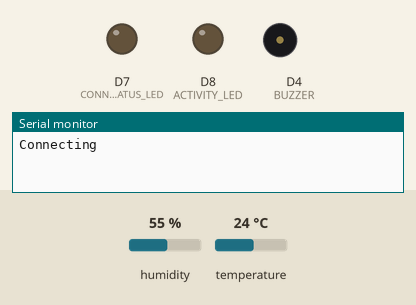
Simulated run of this program. Board: ESP8266 (NodeMCU). On the bench: output pins drawn as LEDs (lit = HIGH), buzzer (waves = sounding), the last lines printed to the serial monitor. The inputs (shaded band) are chosen by the test bench; at power-on: humidity 55 %, temperature 24 °C. WiFi joins after 1.5 s; servers stay silent unless stated; web services answer with replies made up by the test bench.

Above: at 0.1 s.
At 62.4 s:
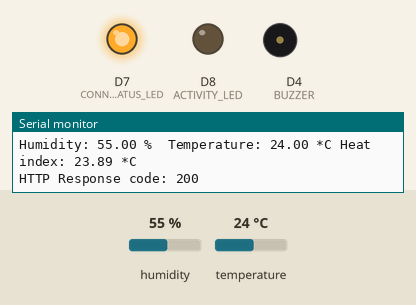
At 122.53 s:
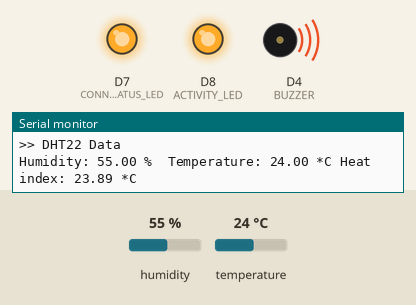
Timing chart, 0 to 124.1 s (numbered marks = the images above):
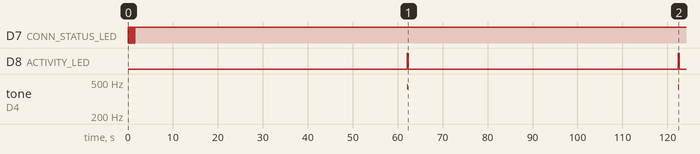

Measured:
- by itself, D8 (ACTIVITY_LED): alternates HIGH for 0.21 s and LOW for 60.1 s
- by itself, tone on D4 (BUZZER): alternates 440 Hz for 0.21 s and silent for 60.1 s

The program:

main.cpp
```cpp
#include <Arduino.h>
#include <Adafruit_Sensor.h>
#include <DHT.h>
#include <ESP8266WiFi.h>
#include <ESP8266HTTPClient.h>
#include <WiFiClient.h>
#include <Wire.h>
#include <SFE_BMP180.h>
#include <BH1750.h>
#define I2C_SCL 12
#define I2C_SDA 13
#define ACTIVITY_LED 15 // D8
#define BUZZER 2 // D4
bool sensorStatus[5] = {false,false,false,false,false};

// DHT22
#define DHT22_INDEX 0
#define DHTPIN 14     // D5
#define DHTTYPE DHT22

// WIFI Spot
const char* ssid = "SSID";
const char* password = "PSWD";
String apiKey = "API_KEY";
const char* serverName = "http://api.thingspeak.com/update";
unsigned long timerDelay = 10000;
#define CONN_STATUS_LED 13 // D7

// BMP180
#define BMP180_INDEX 1
SFE_BMP180 bmpSensor;
double bmpTemperature, bmpPressure;

// BH1750
#define BH1750_INDEX 2
BH1750 lightMeter;
float lux;

// LM393 + YL-38
#define YL38_INDEX 3
#define YL38_PIN 12 // D6
bool isRaining = false;

DHT dht(DHTPIN, DHTTYPE);
float dhtTemperature;
float dhtHumidity;
float dhtHeatIndex;

int timeSinceLastRead = 0;

void connectToRouter() {
  digitalWrite(CONN_STATUS_LED,LOW);
  WiFi.begin(ssid, password);
  Serial.println("Connecting");
  bool status = false;
  while(WiFi.status() != WL_CONNECTED) {
    delay(100);
    Serial.print(".");
    status = !status;
    digitalWrite(CONN_STATUS_LED,status);
  }
  digitalWrite(CONN_STATUS_LED,HIGH);
  Serial.println("");
  Serial.print("Connected to WiFi network with IP Address: ");
  Serial.println(WiFi.localIP());
}

void sendDataToServer() {
  if(WiFi.status()== WL_CONNECTED){
      WiFiClient client;
      HTTPClient http;
      http.begin(client, serverName);
      http.addHeader("Content-Type", "application/x-www-form-urlencoded");
      String httpRequestData = "api_key="+apiKey;
      if(sensorStatus[0]) httpRequestData+="&field1="+String(dhtTemperature);
      if(sensorStatus[0]) httpRequestData+="&field2="+String(dhtHeatIndex);
      if(sensorStatus[0]) httpRequestData+="&field3="+String(dhtHumidity);
      if(sensorStatus[1]) httpRequestData+="&field4="+String(bmpPressure);
      if(sensorStatus[1]) httpRequestData+="&field5="+String(bmpTemperature);
      if(sensorStatus[2]) httpRequestData+="&field6="+String(lux);
      if(sensorStatus[3]) httpRequestData+="&field7="+String(isRaining);
      int httpResponseCode = http.POST(httpRequestData);
      Serial.print("HTTP Response code: ");
      Serial.println(httpResponseCode);
      http.end();
    }
    else {
      Serial.println("WiFi Disconnected");
    }
}

float getTemperature() {
  return dht.readTemperature();
}

float getHumidity() {
  return dht.readHumidity();
}

float getHeatIndex(float temperature, float humidity) {
  return dht.computeHeatIndex(temperature, humidity, false);
}

void dht_getData() {
  dhtTemperature = getTemperature();
  dhtHumidity = getHumidity();
  if (isnan(dhtHumidity) || isnan(dhtTemperature)) {
    Serial.println("Failed to read from DHT sensor!");
  } else {
    dhtHeatIndex = getHeatIndex(dhtTemperature,dhtHumidity);
  }
}

void bmp_getData() {
  char status;
  status = bmpSensor.startTemperature();
  if (status != 0) {
    delay(status);
    status = bmpSensor.getTemperature(bmpTemperature);
    if(status != 0) {
      Serial.print("BMP180_temperature: ");
      Serial.print(bmpTemperature,2);
      Serial.println(" deg C");
      status = bmpSensor.startPressure(3);
      if(status != 0) {
        delay(status);
        status = bmpSensor.getPressure(bmpPressure,bmpTemperature);
        if(status != 0) {
          Serial.print("BMP180_abs_pressure: ");
          Serial.print(bmpPressure,2);
          Serial.println(" mb");
        }
      }
    }
  }
}

void bh_getData() {
  if (lightMeter.measurementReady()) {
    lux = lightMeter.readLightLevel();
    Serial.print("Light: ");
    Serial.print(lux);
    Serial.println(" lx");
  }
}

void yl_getData() {
  if(digitalRead(YL38_PIN)) {
    isRaining = 0;
  } else {
    isRaining = 1;
  }
  Serial.print("isRaining: ");
  Serial.println(isRaining);
}

void printSensorData(float temperature, float humidity, float heatIndex) {
  Serial.print("Humidity: ");
  Serial.print(humidity);
  Serial.print(" %\t");
  Serial.print("Temperature: ");
  Serial.print(temperature);
  Serial.print(" *C ");
  Serial.print("Heat index: ");
  Serial.print(heatIndex);
  Serial.println(" *C ");
}

void setup() {
  Serial.begin(9600);
  pinMode(ACTIVITY_LED,OUTPUT);
  digitalWrite(ACTIVITY_LED,LOW);
  pinMode(CONN_STATUS_LED,OUTPUT);
  pinMode(BUZZER,OUTPUT);
  digitalWrite(BUZZER,LOW);
  pinMode(YL38_PIN,INPUT);

  connectToRouter();
  Serial.setTimeout(2000);

  while(!Serial) { }
  Wire.begin(D2, D1);
  dht.begin();

  Serial.println("DHT22 Started");
  Serial.println("-------------------------------------");
  Serial.println("Running DHT!!");
  Serial.println("-------------------------------------");
  sensorStatus[0] = true;

  Serial.println("BMP180 Started");
  Serial.println("-------------------------------------");
  if (bmpSensor.begin()) {
    sensorStatus[1] = true;
    Serial.println("Running BMP180!!");
    Serial.println("-------------------------------------");
  } else {
    Serial.println("BMP180 INIT FAIL\n\n");
    Serial.println("-------------------------------------");
    sensorStatus[1] = false;
  }

  Serial.println("BH1750 Started");
  Serial.println("-------------------------------------");
  if (lightMeter.begin(BH1750::CONTINUOUS_HIGH_RES_MODE)) {
    sensorStatus[2] = true;
    Serial.println("BH1750 Running!! CONTINUOUS_HIGH_RES_MODE");
    Serial.println("-------------------------------------");
  } else {
    sensorStatus[2] = false;
    Serial.println(F("BH1750 INIT FAIL"));
    Serial.println("-------------------------------------");
  }

  Serial.println("YL-38 Started");
  Serial.println("-------------------------------------");
  sensorStatus[3] = true;
  Serial.println("YL-38 Running!!");
  Serial.println("-------------------------------------");
  sensorStatus[0] = true;
  sensorStatus[1] = false;
  sensorStatus[2] = false;
  sensorStatus[3] = false;

}

void loop() {
  if(timeSinceLastRead > 60000) {
    digitalWrite(ACTIVITY_LED,HIGH);
    if(sensorStatus[DHT22_INDEX]) {
      tone(BUZZER,440);
      Serial.println(">> DHT22 Data");
      dht_getData();
      printSensorData(dhtTemperature,dhtHumidity,dhtHeatIndex);
      noTone(BUZZER);
    }
    if(sensorStatus[BMP180_INDEX]) {
      tone(BUZZER,440);
      Serial.println(">> BMP180 Data");
      bmp_getData();
      noTone(BUZZER);
    }
    if(sensorStatus[BH1750_INDEX]) {
      tone(BUZZER,440);
      Serial.println(">> BH1750 Data");
      bh_getData();
      noTone(BUZZER);
    }
    if(sensorStatus[YL38_INDEX]) {
      tone(BUZZER,440);
      Serial.println(">> YL-38 Data");
      yl_getData();
      noTone(BUZZER);
    }

    tone(BUZZER,440);
    sendDataToServer();
    timeSinceLastRead = 0;
    digitalWrite(ACTIVITY_LED,LOW);
    noTone(BUZZER);
  }
  delay(100);
  timeSinceLastRead += 100;
}
```
